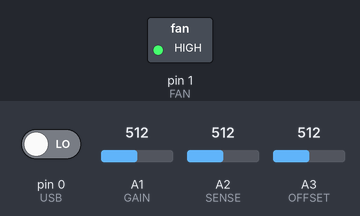
Simulated run of this sketch. Board: Arduino Uno, built with avr-gcc and run on an emulated ATmega328P. Shown: switched loads named in the sketch (green lamp = pin HIGH). The test bench sets the inputs (shaded band); at power-on: pin 0 (USB) LOW, A1 (GAIN) = 512, A2 (SENSE) = 512, A3 (OFFSET) = 512.

Above: at 1.2 s.
1.3 s: pin 0 (USB) driven HIGH
At 2.5 s:
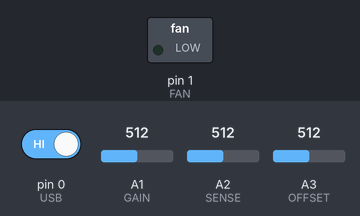
2.8 s: pin 0 (USB) driven LOW
At 3.7 s:
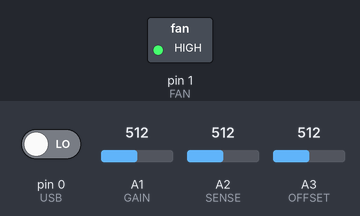
Timing chart, 0 to 5.8 s (numbered marks = the images above; inputs shaded):
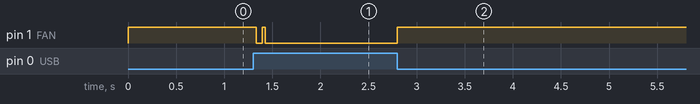

The sketch:

PC_DIY_Fan_Controller.ino
```cpp
/*
  Pc fan controller for the DIY iMac of poor people.
  The poit is to read out the voltage of the only
  system fan, 0-5V and apply it to an additional fan
  than ranges from 0 to 12V. The controller knows when
  the PC is off and on through a sense wire from the usb 5V.
  On board there are two trimmers, one that directly controls
  the fan speed, basically a offset. The other one adjusts
  the gain of the voltage mapping.

  KEEP IN MIND -> The PWM logic is negated
 */
//#include <UserTimer.h>

#define FAN 1
#define USB 0
#define GAIN A1
#define OFFSET A3
#define SENSE A2

bool startUp = false;
unsigned int offset = 0;
unsigned int gain = 0;
unsigned int sense = 0;
unsigned int output = 0;


void setup()
{
  TCCR0B = TCCR0B & 0b11111000 | 0x01; //Sets the PWM frequency to about 16kHz

  pinMode(FAN, OUTPUT);
  pinMode(USB, INPUT);
  pinMode(GAIN, INPUT);
  pinMode(OFFSET, INPUT);
  pinMode(SENSE, INPUT);

  //StartUpTest();
  ApplyToFAN(0);
}


void loop()
{
  if (digitalRead(USB) && !startUp) //From off to on
  {
    startUp = true;
    StartUpTest();
  }

  if (!digitalRead(USB) && startUp) //From on to off
  {
    startUp = false;
    ApplyToFAN(0);
  }

  if(startUp)
  {
    offset = analogRead(OFFSET);
    gain = analogRead(GAIN);
    sense = analogRead(SENSE);

    gain = map(gain, 0, 1023, 1, 5); //Map the gain from 0 to 10
    output = sense * gain + offset; //Open loop proportional controller
    output = constrain(output, 0, 1023);
    output = map(output, 0, 1023, 0, 255);

    ApplyToFAN(output);
  }

}


void StartUpTest()
{
  for (byte i = 0; i < 255; i++)
  {
    ApplyToFAN(i);
    delay(15);
  }

  for (byte i = 255; i > 0; i--)
  {
    ApplyToFAN(i);
    delay(15);
  }
}

void ApplyToFAN(int value)
{
  analogWrite(FAN, 255 - value);
}
```

Measured:
- after the input at 1.3 s, pin 1 (FAN): HIGH → LOW at once, → HIGH 0.06 s later, → LOW 0.03 s later
- after the input at 2.8 s, pin 1 (FAN): LOW → HIGH at once
